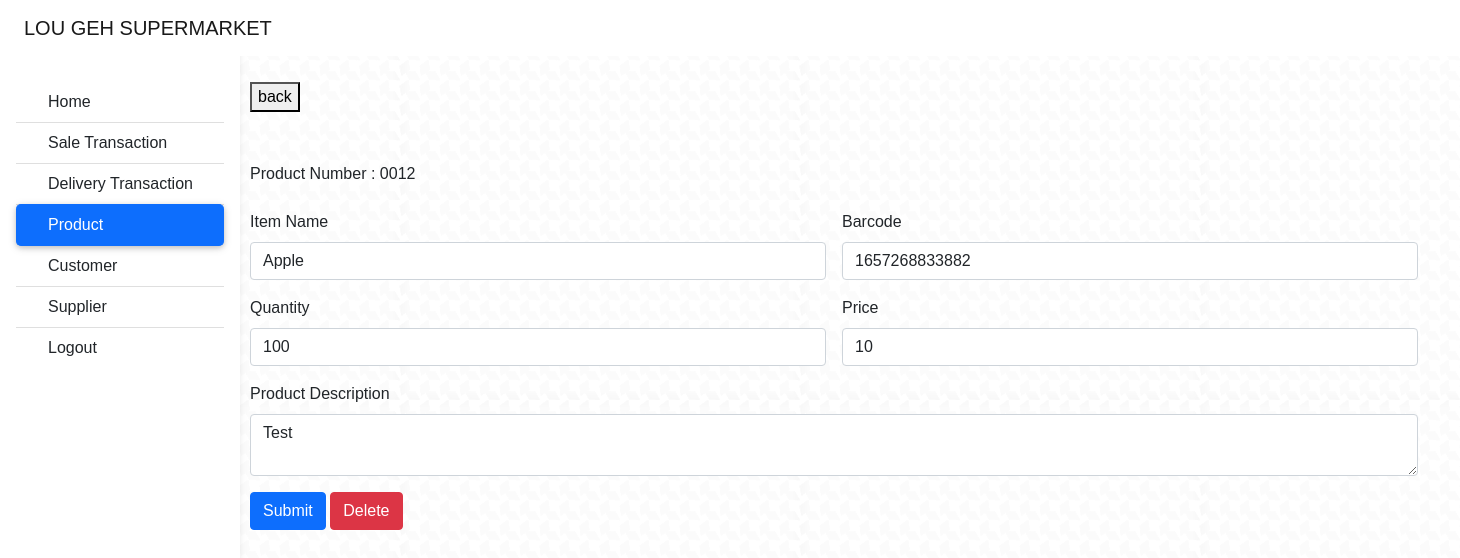
Screenshot of /product/edit-product.php?id=0012 (signed in) with the database file from the repository.
### tables this page shows
CREATE TABLE `items` (
  `item_number` int(4) UNSIGNED ZEROFILL NOT NULL,
  `name` varchar(100) NOT NULL,
  `barcode` varchar(100) NOT NULL,
  `details` varchar(255) NOT NULL,
  `quantity` varchar(100) NOT NULL,
  `price` double NOT NULL,
  `del_status` varchar(100) NOT NULL
);

### product/edit-product.php (the view, shortened to what this page needs)
<?php
include "../navbar.php";
include "../db_conn.php";
 ?>
 <!DOCTYPE html>
 <html lang="en">
 <head>
     <link rel="stylesheet" href="https://cdnjs.cloudflare.com/ajax/libs/twitter-bootstrap/5.1.3/css/bootstrap.min.css">
     <link rel="stylesheet" href="https://cdn.datatables.net/1.12.1/css/dataTables.bootstrap5.min.css">
     <link rel="stylesheet" href="../assets/css/style.css" />
 </head>
 <body>
    <div style=" position: relative;
  left: 250px;
  margin: auto;
  border: 3px;
  ">
         <a href="index.php"><button>back</button></a>
    </div>
    <div class="table_item" style=" position: relative;
  left: 250px;
  width: 80%;
  height: 90%;
  border: 3px;
  top:50px;
  "
  >
  <label class="form-label">Product Number : <?php echo $_GET['id'];?></label>
  <form class="row g-3" action="update.php?id=<?php echo $_GET['id'];?>" method="post">
  <?php $id = $_GET['id'];
  $squery =  mysqli_query($conn, "SELECT * from items Where item_number = $id");
        while ($row = mysqli_fetch_array($squery)) {
          ?>
  <div class="col-6">
    <label class="form-label">Item Name</label>
    <input type="text" class="form-control" id="name" name="name" value="<?php echo $row['name'] ?>" required>
  </div>
  <div class="col-6">
    <label class="form-label">Barcode</label>
    <label class="form-control" id="barcode2"><?php echo $row['barcode'] ?></label>
  </div>
  <div class="col-md-6">
    <label for="" class="form-label">Quantity</label>
    <input type="number"  class="form-control" id="quantity" name="quantity" value="<?php echo $row['quantity'] ?>" required>
  </div>
  <div class="col-md-6">
    <label for="" class="form-label">Price</label>
    <input type="number" step=0.01 class="form-control" id="price" name="price" value="<?php echo $row['price'] ?>" required>
  </div>
  <div class="col-md-12">
    <label for="" class="form-label">Product Description</label>
    <textarea  class="form-control" id="details" name="details"  required><?php echo $row['details'] ?></textarea>
  </div>
  <div class="col-6">
    <button type="submit" class="btn btn-primary">Submit</button>
    <button type="button" class="btn btn-danger" data-bs-toggle="modal" data-bs-target="#staticBackdrop">
  Delete
</button>
  </div>
</form>
  </div>
 </body>
 </html>
 <?php }?>

### assets/css/style.css (style rules this page uses)
body { font-family: "Poppins", sans-serif; height: 100%; background: url("../assets/images/houndstooth.png"); background-repeat: repeat; }

### navbar.php (style rules this page uses)
body { background-color: white; }

### rows the page displays
items: name "Apple", barcode "1657268833882", quantity "100", price "10", details "Test"

### other values shown
$_GET['id'] "0012"
